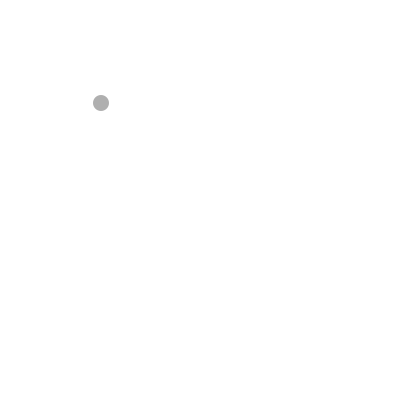
Frame 1 (no input)
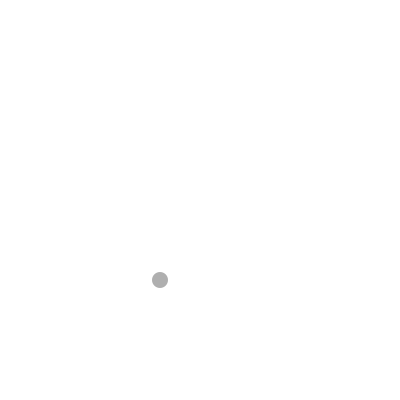
Frame 60 (the mouse pressed at the canvas centre just before this capture)
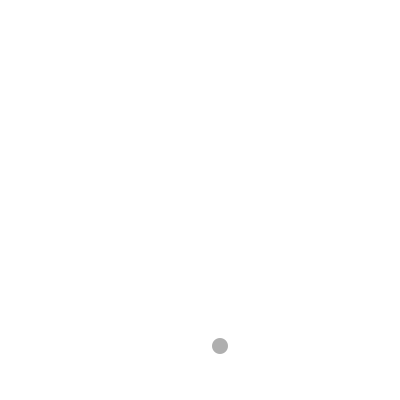
Frame 120 (the mouse held since frame 60 and released just before this capture)

The Processing sketch that drew these frames (run headless with seeded random() and noise(); from frame 60 on, the mouse is pressed at the canvas centre):

// Processing sketch: processing_105435
// ── processing_105435.pde

int x = 100;
int y = 100;
int xspeed = 1;
int yspeed = 3;


void setup() {
  size(400,400);
  background(255);
}

void draw() {
  background(255);
  noStroke();
  fill(255,10);
 
  x = x + xspeed;
  y = y + yspeed;
  
 if ((y > height) || (y < 0)) {
    yspeed = yspeed * -1;
  }
  
  fill(175);
  ellipse(x,y,16,16);
}
